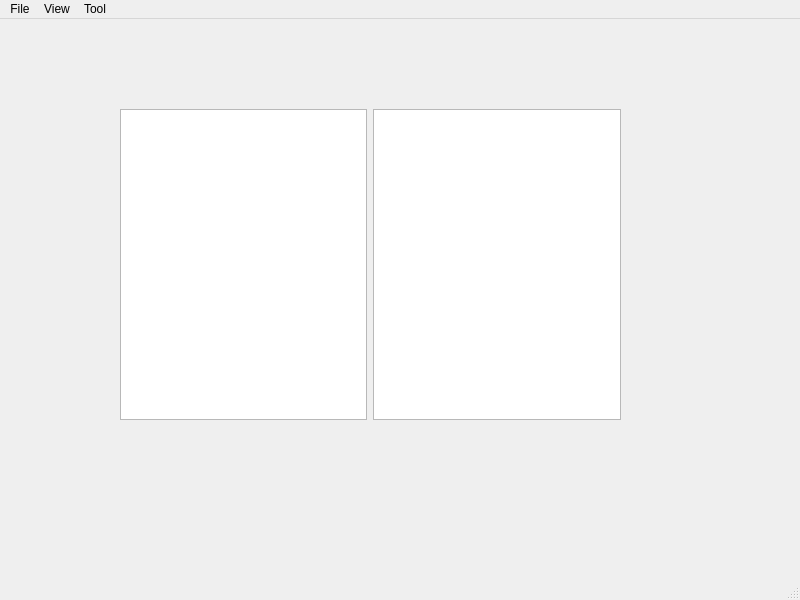
<?xml version="1.0" encoding="UTF-8"?>
<ui version="4.0">
 <class>MainWindow</class>
 <widget class="QMainWindow" name="MainWindow">
  <property name="geometry">
   <rect>
    <x>0</x>
    <y>0</y>
    <width>800</width>
    <height>600</height>
   </rect>
  </property>
  <property name="windowTitle">
   <string>MainWindow</string>
  </property>
  <widget class="QWidget" name="centralwidget">
   <widget class="QWidget" name="horizontalLayoutWidget">
    <property name="geometry">
     <rect>
      <x>120</x>
      <y>90</y>
      <width>501</width>
      <height>311</height>
     </rect>
    </property>
    <layout class="QHBoxLayout" name="horizontalLayout">
     <item>
      <widget class="QTreeView" name="treeView">
       <attribute name="headerVisible">
        <bool>false</bool>
       </attribute>
      </widget>
     </item>
     <item>
      <widget class="QListWidget" name="listWidget"/>
     </item>
    </layout>
   </widget>
  </widget>
  <widget class="QMenuBar" name="menubar">
   <property name="geometry">
    <rect>
     <x>0</x>
     <y>0</y>
     <width>800</width>
     <height>21</height>
    </rect>
   </property>
   <widget class="QMenu" name="menuFile">
    <property name="title">
     <string>File</string>
    </property>
   </widget>
   <widget class="QMenu" name="menuView">
    <property name="title">
     <string>View</string>
    </property>
   </widget>
   <widget class="QMenu" name="menuTool">
    <property name="title">
     <string>Tool</string>
    </property>
   </widget>
   <addaction name="menuFile"/>
   <addaction name="menuView"/>
   <addaction name="menuTool"/>
  </widget>
  <widget class="QStatusBar" name="statusbar"/>
 </widget>
 <resources/>
 <connections/>
</ui>
